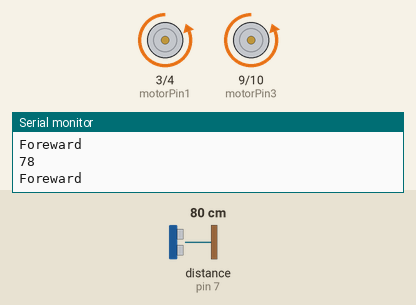
The sketch below on a simulated Arduino Uno, built with avr-gcc and run on an emulated ATmega328P. On the bench: motor-driver pin pairs drawn as motors (green arrow = first pin HIGH = forward, orange = second pin HIGH = backward, longer = more drive), the last lines printed to the serial monitor. Wiring (inferred from the names in the program): ultrasonic range finder: trigger pin 6; echo pin 7. The inputs (shaded band) are chosen by the test bench; at power-on: distance to the obstacle (sensor on pin 7) 80 cm. The echo pulse lasts 58.3 µs per cm.

Above: at 1.2 s.
1.3 s: distance to the obstacle (sensor on pin 7) set to 12 cm
4.3 s: distance to the obstacle (sensor on pin 7) set to 9 cm
At 5.8 s:
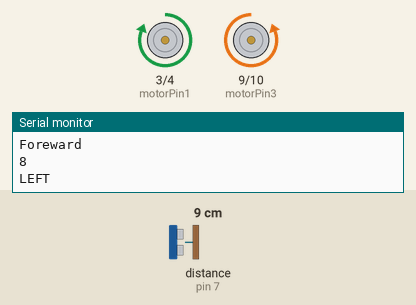
7.3 s: distance to the obstacle (sensor on pin 7) set to 18 cm
At 8.8 s:
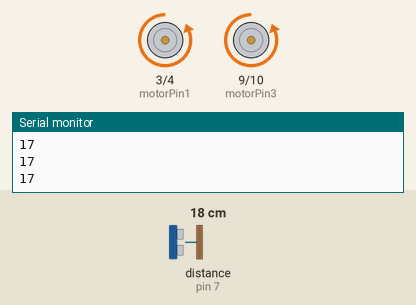
9.8 s: distance to the obstacle (sensor on pin 7) set to 2 cm
At 10.6 s:
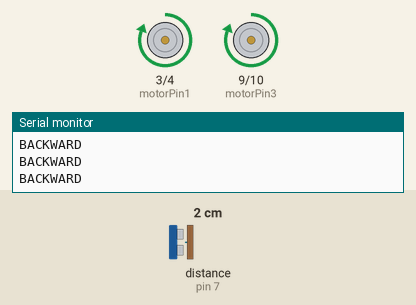
Timing chart, 0 to 12.3 s (numbered marks = the images above; inputs shaded):
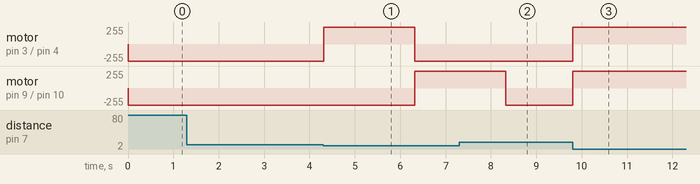

The sketch:

Obstacle.ino
```cpp
const int motorPin1 = 3;
const int motorPin2 = 4;
const int motorPin3 = 9;
const int motorPin4 = 10;
const int trigPin = 6;
const int echoPin = 7;
void setup() {
  // put your setup code here, to run once:
  pinMode(motorPin1,OUTPUT);
  pinMode(motorPin2,OUTPUT);
  pinMode(motorPin3,OUTPUT);
  pinMode(motorPin4,OUTPUT);
  pinMode(trigPin,OUTPUT);
  pinMode(echoPin,INPUT);
  Serial.begin(9600);
}
int i=-1;
long duration;
int distance=100;
int arr[]={1,1,1};
int left=0,right=0;
void foreward()
{
    while(distance>10)
    {

      digitalWrite(motorPin1,LOW);
    digitalWrite(motorPin2,HIGH);
    digitalWrite(motorPin3,LOW);
    digitalWrite(motorPin4,HIGH);
    Serial.println("Foreward");
    digitalWrite(trigPin,LOW);
    delayMicroseconds(2);
    digitalWrite(trigPin,HIGH);
    delayMicroseconds(10);
    digitalWrite(trigPin,LOW);
    duration=pulseIn(echoPin,HIGH);
    distance=duration*0.034/2;
    Serial.println(distance);
    if(distance<10)
    {
      leftf();
    }
    }


}
void rightf()
{
    if(right==0){
    digitalWrite(motorPin1,LOW);
    digitalWrite(motorPin2,HIGH);
    digitalWrite(motorPin3,HIGH);
    digitalWrite(motorPin4,LOW);
    Serial.println("RIGHT");
    right=1;
    delay(2000);
    }
     distance=100;
    while(distance>10)
    {
      digitalWrite(motorPin1,LOW);
    digitalWrite(motorPin2,HIGH);
    digitalWrite(motorPin3,LOW);
    digitalWrite(motorPin4,HIGH);
       digitalWrite(trigPin,LOW);
    delayMicroseconds(2);
    digitalWrite(trigPin,HIGH);
    delayMicroseconds(10);
    digitalWrite(trigPin,LOW);
    duration=pulseIn(echoPin,HIGH);
    distance=duration*0.034/2;
    Serial.println(distance);
    if(distance<10)
    {
      backward();
    }
    }

}
void leftf()
{
  if(left==0){
  digitalWrite(motorPin1,HIGH);
    digitalWrite(motorPin2,LOW);
    digitalWrite(motorPin3,LOW);
    digitalWrite(motorPin4,HIGH);
    Serial.println("LEFT");
    left=1;
    delay(2000);
  }
    distance=100;
    while(distance>10)
    {
      digitalWrite(motorPin1,LOW);
    digitalWrite(motorPin2,HIGH);
    digitalWrite(motorPin3,LOW);
    digitalWrite(motorPin4,HIGH);
       digitalWrite(trigPin,LOW);
    delayMicroseconds(2);
    digitalWrite(trigPin,HIGH);
    delayMicroseconds(10);
    digitalWrite(trigPin,LOW);
    duration=pulseIn(echoPin,HIGH);
    distance=duration*0.034/2;
    Serial.println(distance);
    if(distance<10)
    {
      rightf();
    }
    }

}
void backward()
{
    while(1){
      digitalWrite(motorPin1,HIGH);
    digitalWrite(motorPin2,LOW);
    digitalWrite(motorPin3,HIGH);
    digitalWrite(motorPin4,LOW);;
    Serial.println("BACKWARD");}
}
void loop() {
  // put your main code here, to run repeatedly:
    foreward();
}
```

Measured:
- the behaviour switches between 11 and 10 cm on distance to the obstacle (sensor on pin 7) (found by bisection; images 0 and 1)
- after the input at 4.3 s, motor on pin 3 (motorPin1) / pin 4 (motorPin2): backward 255/255 → forward 255/255 at once, → backward 255/255 2.0 s later; motor on pin 9 (motorPin3) / pin 10 (motorPin4): backward 255/255 → forward 255/255 after 2.0 s
- after the input at 7.3 s, motor on pin 3 (motorPin1) / pin 4 (motorPin2): stays backward 255/255 (without the input it goes to forward 255/255 after 1.0 s); motor on pin 9 (motorPin3) / pin 10 (motorPin4): forward 255/255 → backward 255/255 after 1.0 s
- after the input at 9.8 s, motor on pin 3 (motorPin1) / pin 4 (motorPin2), motor on pin 9 (motorPin3) / pin 10 (motorPin4): backward 255/255 → forward 255/255 at once
